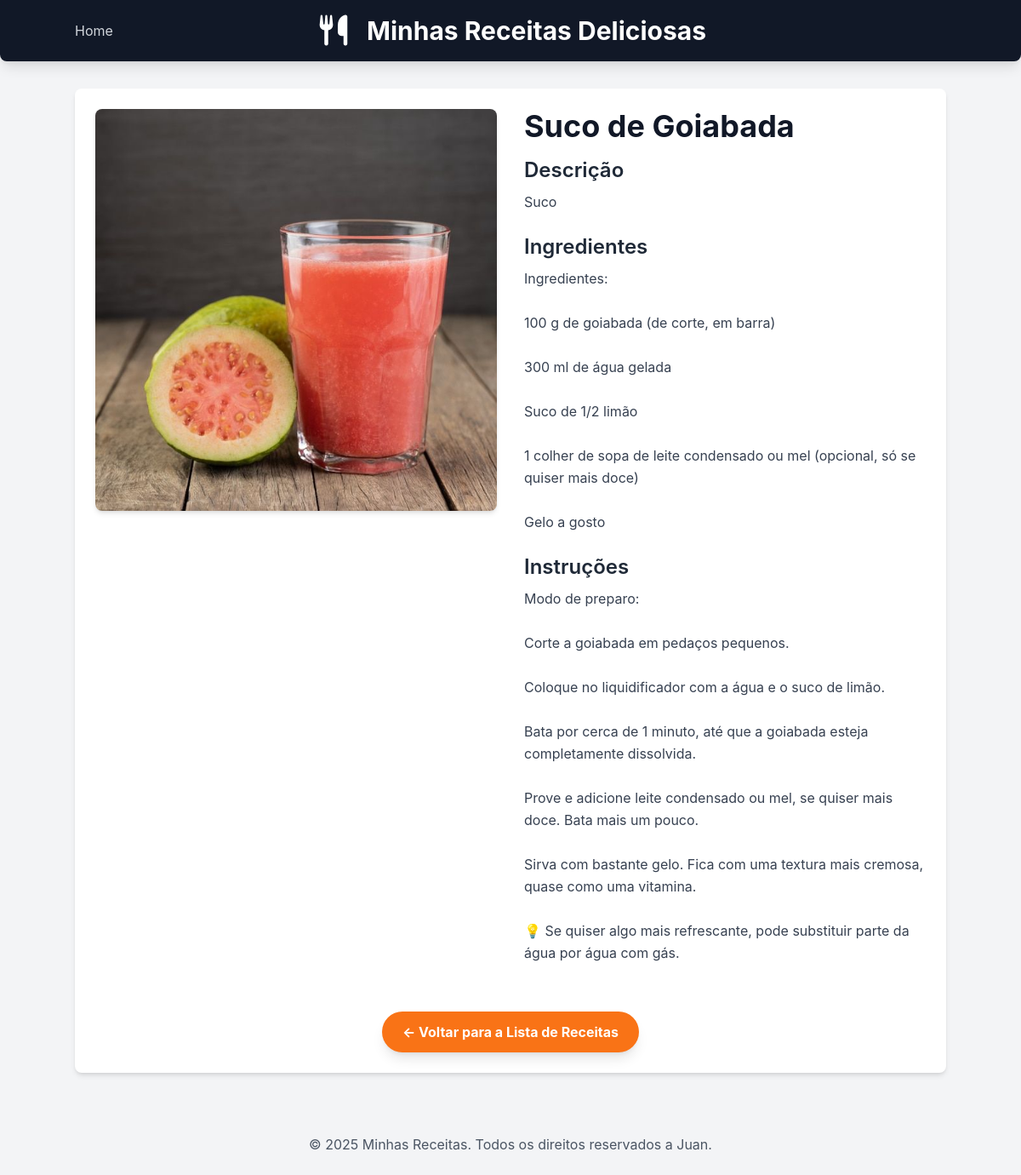
The app's page /receitas/receitas/8/ with its own data.
### receitas/models.py (models this page shows, shortened)
class Receita(models.Model):
    CATEGORIAS = [
        ('comida', 'Comida'),
        ('sobremesa', 'Sobremesa'),
        ('drink', 'Drink'),
    ]
    title = models.CharField("Título", max_length=200)
    description = models.TextField("Descrição")
    ingredients = models.TextField("Ingredientes")
    instructions = models.TextField("Modo de preparo")
    image = models.ImageField(
        "Imagem",
        upload_to='receitas/images',
        blank=True,
        null=True
    )
    categoria = models.CharField(
        "Categoria",
        max_length=20,
        choices=CATEGORIAS,
        default='comida'
    )
    created_at = models.DateTimeField(auto_now_add=True)
    updated_at = models.DateTimeField(auto_now=True)
    class Meta:
        verbose_name = "Receita"
        verbose_name_plural = "Receitas"
        ordering = ['-created_at']

### receitas/views.py (the view)
# urls.py: path('receitas/<int:id>/', views.receita_detail, name='receita_detail'),
def receita_detail(request, id):
    receita = get_object_or_404(Receita, pk=id)
    return render(request, 'receitas/receita_detail.html', {'receita': receita})

### receitas/templates/receitas/receita_detail.html (shortened to what this page needs)
{% extends "receitas/base.html" %}
{% block content %}
    <div class="flex flex-col md:flex-row gap-8">
        {% if receita.image %}
            <div class="md:w-1/2">
                <img src="{{ receita.image.url }}" alt="[Imagem de {{ receita.title }}]" class="w-full h-auto object-cover rounded-lg shadow-md">
            </div>
        {% endif %}
        <div class="md:w-1/2">
            <h2 class="text-4xl font-bold text-gray-900 mb-4">{{ receita.title }}</h2>
            <h3 class="text-2xl font-semibold text-gray-800 mb-2">Descrição</h3>
            <p class="text-gray-700 mb-6 leading-relaxed">{{ receita.description }}</p>
            <h3 class="text-2xl font-semibold text-gray-800 mb-2">Ingredientes</h3>
            <p class="text-gray-700 mb-6 leading-relaxed whitespace-pre-wrap">{{ receita.ingredients }}</p>
            <h3 class="text-2xl font-semibold text-gray-800 mb-2">Instruções</h3>
            <p class="text-gray-700 mb-6 leading-relaxed whitespace-pre-wrap">{{ receita.instructions }}</p>
        </div>
    </div>
    <div class="mt-8 text-center">
        <a href="{% url 'home' %}" class="inline-block bg-orange-500 hover:bg-orange-600 text-white font-bold py-3 px-6 rounded-full transition duration-300 ease-in-out shadow-lg">
            &larr; Voltar para a Lista de Receitas
        </a>
    </div>
{% endblock %}

### receitas/templates/receitas/base.html (style rules this page uses)
body { font-family: 'Inter', sans-serif; }

### records on screen
Receita: image (picture), title "Suco de Goiabada", description "Suco", ingredients "Ingredientes: 100 g de goiabada (de corte, em barra) 300 ml de água gelada Suco de 1/2 limão 1 colher de sopa de leite condensado ou mel (opcional, só se quiser mais doce) Gelo a gosto", instructions "Modo de preparo: Corte a goiabada em pedaços pequenos. Coloque no liquidificador com a água e o suco de limão. Bata por cerca de 1 minuto, até que a goiabada esteja completamente dissolvida. Prove e adicione leite condensado ou mel, se quiser mais doce. Bata mais um pouco. Sirva com bastante gelo. Fica com uma textura mais cremosa, quase como uma vitamina. 💡 Se quiser algo mais refrescante, pode substituir parte da água por água com gás."
